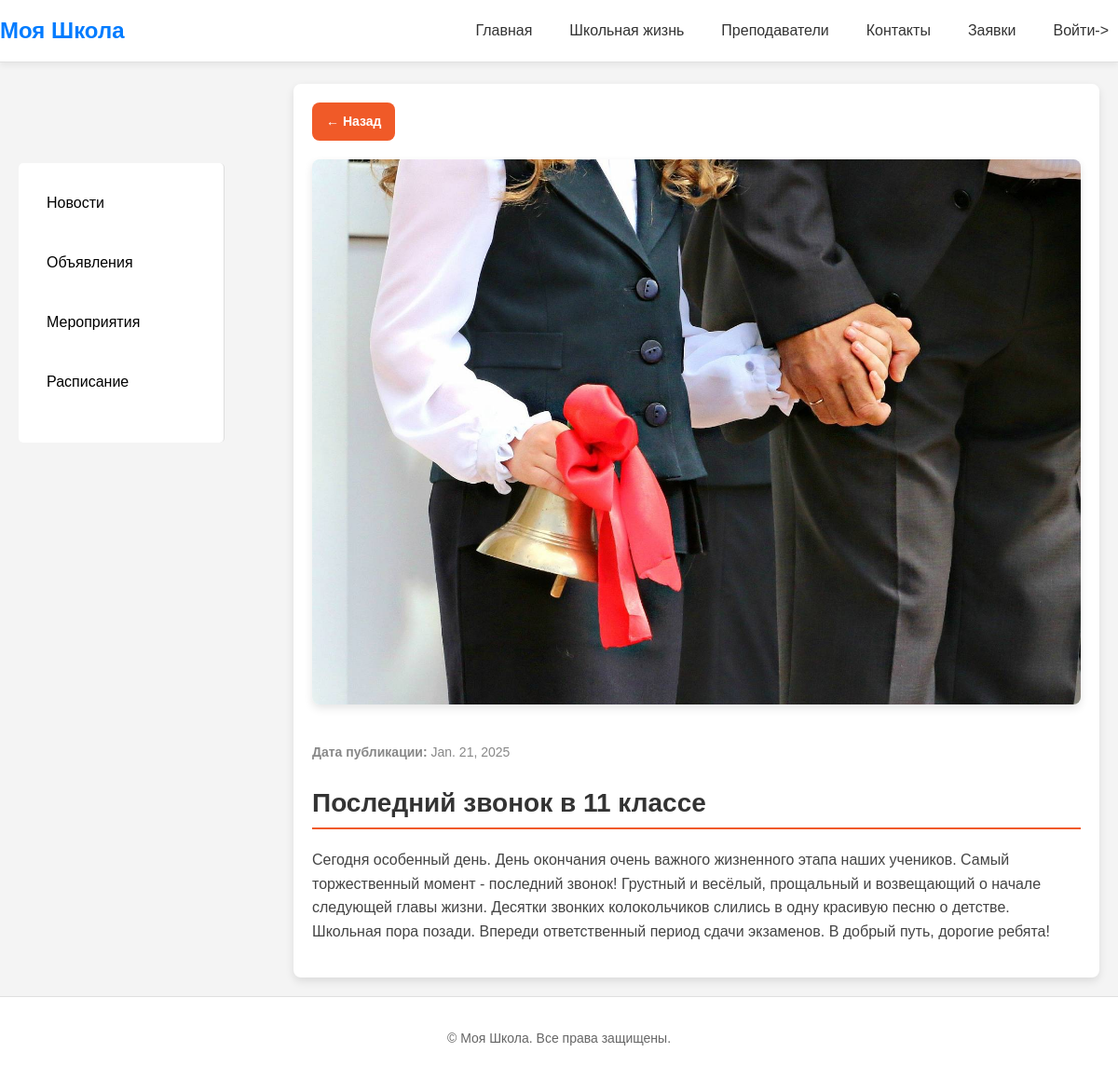
The page /school_life/blog/3/ on the database its author committed.
### school/models.py (models this page shows, shortened)
class Blog(models.Model):
    CATEGORY_CHOICES = [
        ('news', 'Новости'),
        ('announce', 'Объявления'),
        ('event', 'Мероприятия'),
        ('schedule', 'Расписание'),
    ]
    category = models.CharField(max_length=100, choices=CATEGORY_CHOICES, default='blog')
    title = models.CharField(max_length=100)
    description = models.TextField()
    pub_date = models.DateField('date published')
    image = models.ImageField(upload_to='images/blog', blank=True, null=True)

### school/views.py (the view)
# urls.py: path('school_life/blog/<int:blog_id>/', views.school_life_detail_view, name='blog_detail'),
def school_life_detail_view(request, blog_id):
    categories = Blog.CATEGORY_CHOICES
    blog = get_object_or_404(Blog, id=blog_id)
    return render(request, 'school_life/blog.html', {
        'categories': categories,
        'blog': blog,
    })

### templates/school_life/blog.html (shortened to what this page needs)
{% extends 'index.html' %}
{% block content %}
<div class="layout-container">
    {% include 'school_life/menu.html' %}
    <section class="main-content">
        <div class="blog-detail">
            <a href="{% url 'school_life' blog.id%}" class="back-button">← Назад</a>
            {% if blog.image %}
                <img src="{{ blog.image.url }}" alt="{{ blog.title }}" class="blog-detail-image">
            {% endif %}
            <p class="blog-detail-date"><strong>Дата публикации:</strong> {{ blog.pub_date }}</p>
            <h1 class="blog-detail-title">{{ blog.title }}</h1>
            <p class="blog-detail-description">{{ blog.description }}</p>
        </div>
    </section>
</div>
{% endblock %}

### static/css/styles.css (style rules this page uses)
body { margin: 0; font-family: 'Arial', sans-serif; font-size: 16px; line-height: 1.5; color: #333; background-color: #f4f4f4; }
body { padding-top: 70px; }
.layout-container { display: grid; grid-template-columns: 1fr 1fr 1fr 1fr; max-width: 1200px; margin: 0 auto; padding: 20px; gap: 20px; }
.main-content { grid-column: span 3; }
.blog-detail { background-color: #fff; padding: 20px; border-radius: 8px; box-shadow: 0 4px 10px rgba(0, 0, 0, 0.1); overflow: hidden; }
.back-button { display: inline-block; margin-bottom: 20px; padding: 10px 15px; background-color: #f05a28; color: #fff; text-decoration: none; font-size: 14px; border-radius: 8px; font-weight: bold; transition: background-color 0.3s ease; }
.blog-detail-image { width: 100%; height: auto; border-radius: 8px; margin-bottom: 20px; object-fit: cover; box-shadow: 0 4px 10px rgba(0, 0, 0, 0.1); }
.blog-detail-date { font-size: 14px; color: #888; margin-bottom: 10px; }
.blog-detail-title { font-size: 28px; color: #333; margin-bottom: 20px; border-bottom: 2px solid #f05a28; padding-bottom: 5px; }
.blog-detail-description { font-size: 16px; line-height: 1.6; color: #444; }

### rows shown on the page
Blog: image (picture), pub_date "Jan. 21, 2025", title "Последний звонок в 11 классе", description "Сегодня особенный день. День окончания очень важного жизненного этапа наших учеников. Самый торжественный момент - последний звонок! Грустный и весёлый, прощальный и возвещающий о начале следующей главы жизни. Десятки звонких колокольчиков слились в одну красивую песню о детстве. Школьная пора позади. Впереди ответственный период сдачи экзаменов. В добрый путь, дорогие ребята!"

### other values the page prints
{{ label }} "Новости" "Объявления" "Мероприятия" "Расписание"
